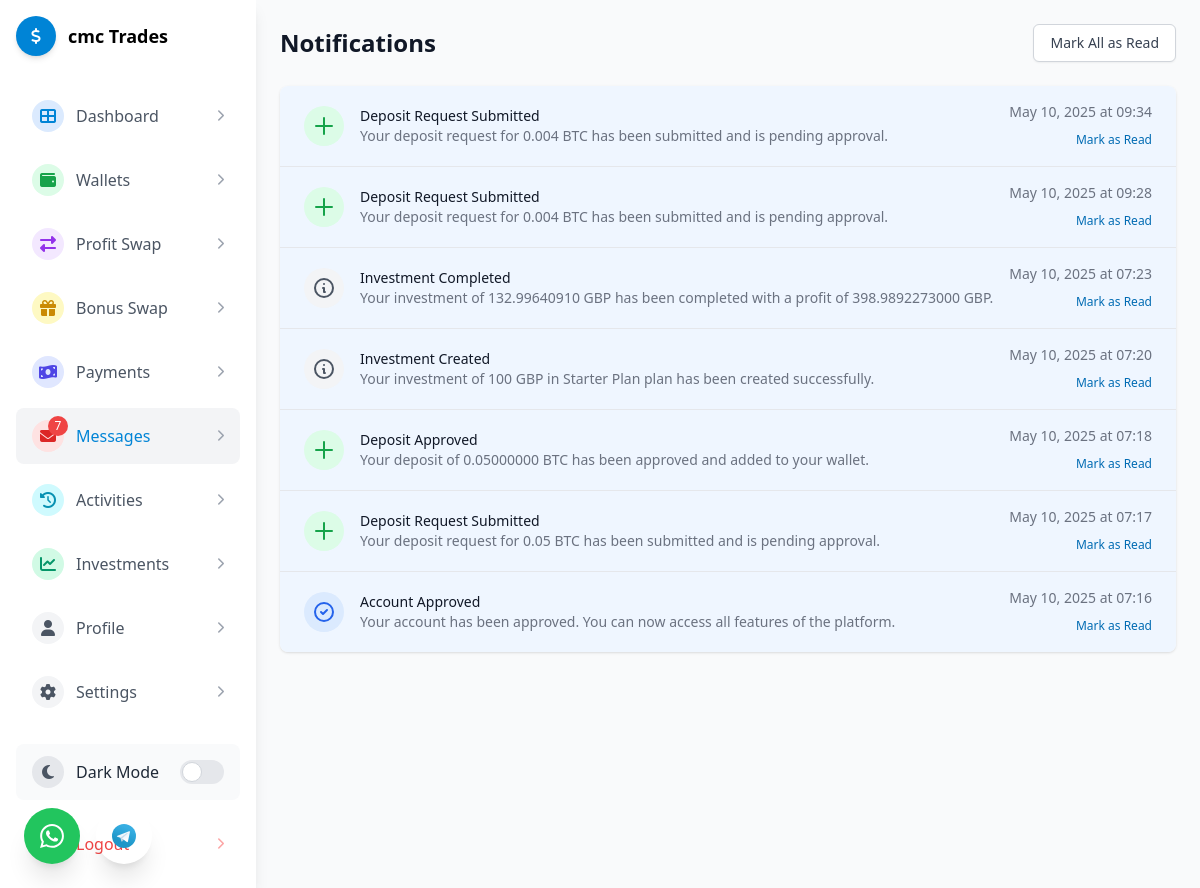
Page /notifications/ (signed in) on the earlier database version.
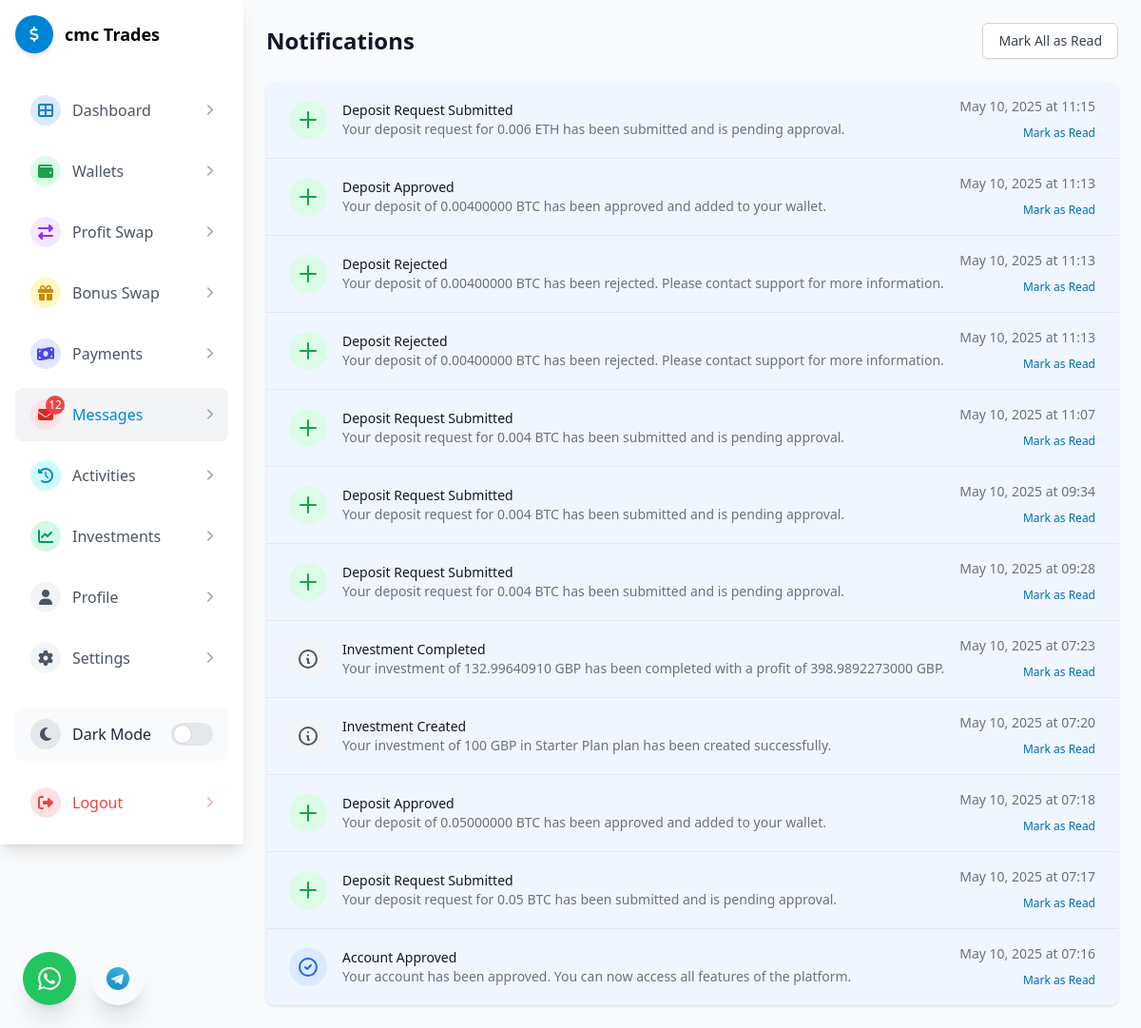
Same page on the later database version.
### notifications/models.py (models this page shows, shortened)
class Notification(models.Model):
    NOTIFICATION_TYPE_CHOICES = (
        ('deposit', 'Deposit'),
        ('withdrawal', 'Withdrawal'),
        ('approval', 'Approval'),
        ('kyc', 'KYC'),
        ('investment', 'Investment'),
        ('bonus', 'Bonus'),
        ('other', 'Other'),
    )
    user = models.ForeignKey('accounts.User', on_delete=models.CASCADE, related_name='notifications')
    notification_type = models.CharField(max_length=20, choices=NOTIFICATION_TYPE_CHOICES)
    title = models.CharField(max_length=100)
    message = models.TextField()
    is_read = models.BooleanField(default=False)
    created_at = models.DateTimeField(auto_now_add=True)
    class Meta:
        ordering = ['-created_at']

### notifications/views.py (the view)
# urls.py: path('notifications/', include('notifications.urls')),
@login_required
def notifications(request):
    if not request.user.profile.is_approved and not request.user.is_staff:
        return redirect('awaiting_approval')
    user_notifications = Notification.objects.filter(user=request.user).order_by('-created_at')
    context = {
        'notifications': user_notifications
    }
    return render(request, 'notifications/index.html', context)

### admin_panel/context_processors.py (called while the page is built)
def system_settings(request):
    return {
        'system_settings': get_system_settings()
    }

### admin_panel/models.py (called while the page is built)
    @classmethod
    def get_settings(cls):
        settings, created = cls.objects.get_or_create(pk=1)
        return settings

### admin_panel/utils.py (called while the page is built)
def get_system_settings(refresh=False):
    if not refresh:
        cached_settings = cache.get(SETTINGS_CACHE_KEY)
        if cached_settings:
            return cached_settings
    try:
        settings_obj = SystemSettings.get_settings()
        settings_dict = {}
        for field in settings_obj._meta.fields:
            field_name = field.name
            if field_name not in ['id', 'created_at', 'updated_at']:
                settings_dict[field_name] = getattr(settings_obj, field_name)
        cache.set(SETTINGS_CACHE_KEY, settings_dict, SETTINGS_CACHE_TIMEOUT)
        return settings_dict
    except Exception as e:
        logger.error(f"Error retrieving system settings: {str(e)}")
        return {}

### notifications/utils.py (called while the page is built)
def get_unread_notifications_count(user):
    return Notification.objects.filter(user=user, is_read=False).count()

### wallet/context_processors.py (called while the page is built)
def exchange_rates(request):
    return {
        'exchange_rates': get_exchange_rates()
    }

### notifications/templates/notifications/index.html (shortened to what the changed rows need)
{% extends 'dash_base.html' %}
{% load static %}
{% block content %}
<div class="flex-1 p-4 md:p-6">
    <div class="max-w-6xl mx-auto">
        <div class="flex justify-between items-center mb-6">
            <h1 class="text-2xl font-semibold text-gray-900 dark:text-white">Notifications</h1>
        </div>
        <div class="bg-white dark:bg-cardBg shadow overflow-hidden sm:rounded-lg">
            <ul class="divide-y divide-gray-200 dark:divide-gray-700">
                {% for notification in notifications %}
                <li class="{% if not notification.is_read %}bg-blue-50 dark:bg-blue-900/20{% endif %}">
                    <div class="px-4 py-4 sm:px-6">
                        <div class="flex items-center justify-between">
                            <div class="flex items-center">
                                <div class="flex-shrink-0 h-10 w-10 flex items-center justify-center rounded-full
                                    {% if notification.notification_type == 'deposit' %}bg-green-100 dark:bg-green-900/30{% elif notification.notification_type == 'withdrawal' %}bg-red-100 dark:bg-red-900/30{% elif notification.notification_type == 'approval' %}bg-blue-100 dark:bg-blue-900/30{% elif notification.notification_type == 'kyc' %}bg-yellow-100 dark:bg-yellow-900/30{% elif notification.notification_type == 'bonus' %}bg-purple-100 dark:bg-purple-900/30{% else %}bg-gray-100 dark:bg-gray-700{% endif %}">
                                    {% if notification.notification_type == 'deposit' %}
                                    <svg class="h-6 w-6 text-green-600 dark:text-green-400" xmlns="http://www.w3.org/2000/svg" fill="none" viewBox="0 0 24 24" stroke="currentColor">
                                        <path stroke-linecap="round" stroke-linejoin="round" stroke-width="2" d="M12 4v16m8-8H4" />
                                    </svg>
                                    {% elif notification.notification_type == 'withdrawal' %}
                                    <svg class="h-6 w-6 text-red-600 dark:text-red-400" xmlns="http://www.w3.org/2000/svg" fill="none" viewBox="0 0 24 24" stroke="currentColor">
                                        <path stroke-linecap="round" stroke-linejoin="round" stroke-width="2" d="M20 12H4" />
                                    </svg>
                                    {% elif notification.notification_type == 'approval' %}
                                    <svg class="h-6 w-6 text-blue-600 dark:text-blue-400" xmlns="http://www.w3.org/2000/svg" fill="none" viewBox="0 0 24 24" stroke="currentColor">
                                        <path stroke-linecap="round" stroke-linejoin="round" stroke-width="2" d="M9 12l2 2 4-4m6 2a9 9 0 11-18 0 9 9 0 0118 0z" />
                                    </svg>
                                    {% else %}
                                    <svg class="h-6 w-6 text-gray-600 dark:text-gray-400" xmlns="http://www.w3.org/2000/svg" fill="none" viewBox="0 0 24 24" stroke="currentColor">
                                        <path stroke-linecap="round" stroke-linejoin="round" stroke-width="2" d="M13 16h-1v-4h-1m1-4h.01M21 12a9 9 0 11-18 0 9 9 0 0118 0z" />
                                    </svg>
                                    {% endif %}
                                </div>
                                <div class="ml-4">
                                    <div class="text-sm font-medium text-gray-900 dark:text-white">
                                        {{ notification.title }}
                                    </div>
                                    <div class="text-sm text-gray-500 dark:text-gray-400">
                                        {{ notification.message }}
                                    </div>
                                </div>
                            </div>
                            <div class="ml-2 flex-shrink-0 flex">
                                <div class="flex flex-col items-end">
                                    <div class="text-sm text-gray-500 dark:text-gray-400">
                                        {{ notification.created_at|date:"M d, Y" }} at {{ notification.created_at|date:"H:i" }}
                                    </div>
                                    {% if not notification.is_read %}
                                    <form method="POST" action="{% url 'mark_read' notification.id %}" class="mt-1">
                                        <button type="submit" class="text-xs text-primary-600 dark:text-primary-400 hover:text-primary-900 dark:hover:text-primary-300">
                                            Mark as Read
                                        </button>
                                    </form>
                                    {% endif %}
                                </div>
                            </div>
                        </div>
                    </div>
                </li>
                {% endfor %}
            </ul>
        </div>
    </div>
</div>
{% endblock %}

### templates/dash_base.html (shortened to what the changed rows need)
<!DOCTYPE html>
<html lang="en">
<head>
    <script src="https://cdn.tailwindcss.com"></script>
    <link rel="stylesheet" href="https://cdnjs.cloudflare.com/ajax/libs/font-awesome/6.4.0/css/all.min.css">
</head>
<body class="bg-gray-50 dark:bg-darkBg transition-colors duration-200">
    <div class="flex flex-col md:flex-row min-h-screen">
        <div id="sidebar" class="hidden md:block w-full md:w-64 bg-white dark:bg-gray-800 p-4 shadow-lg fixed md:relative h-full z-50 flex flex-col">
            <nav class="flex-1 space-y-2 mb-6 overflow-y-auto">
                <a href="{% url 'notifications' %}" class="nav-item flex items-center px-4 py-3 text-gray-600 dark:text-gray-300 hover:bg-gray-100 dark:hover:bg-gray-700 rounded-lg transition-all duration-300 group {% if 'notifications' in request.path %}bg-gray-100 dark:bg-gray-700 text-primary-500 font-medium{% endif %}">
                    <div class="w-8 h-8 flex items-center justify-center rounded-full bg-red-100 dark:bg-red-900 text-red-600 dark:text-red-400 mr-3 relative">
                        <i class="fas fa-envelope {% if unread_notifications_count %}pulse-icon{% endif %}"></i>
                        {% if unread_notifications_count %}
                        <span class="absolute -top-1 -right-1 bg-red-500 text-white text-xs rounded-full h-5 w-5 flex items-center justify-center">{{ unread_notifications_count }}</span>
                        {% endif %}
                    </div>
                </a>
            </nav>
            <div class="mt-auto">
                <a href="{% url 'logout' %}" class="flex items-center px-4 py-3 text-red-500 hover:bg-red-50 dark:hover:bg-red-900/20 rounded-lg cursor-pointer transition-all duration-300 group">
                    <div class="w-8 h-8 flex items-center justify-center rounded-full bg-red-100 dark:bg-red-900/30 text-red-500 mr-3">
                        <i class="fas fa-sign-out-alt"></i>
                    </div>
                </a>
            </div>
        </div>
        {% block content %}{% endblock %}
    </div>
</body>
</html>

Differences in the rows shown:
added Notification: notification_type "deposit" (drawn), title "Deposit Request Submitted", message "Your deposit request for 0.006 ETH has been submitted and is pending approval.", created_at "May 10, 2025", created_at "11:15", is_read "Mark as Read"
added Notification: notification_type "deposit" (drawn), title "Deposit Approved", message "Your deposit of 0.00400000 BTC has been approved and added to your wallet.", created_at "May 10, 2025", created_at "11:13", is_read "Mark as Read"
added Notification: notification_type "deposit" (drawn), title "Deposit Rejected", message "Your deposit of 0.00400000 BTC has been rejected. Please contact support for more information.", created_at "May 10, 2025", created_at "11:13", is_read "Mark as Read"
added Notification: notification_type "deposit" (drawn), title "Deposit Rejected", message "Your deposit of 0.00400000 BTC has been rejected. Please contact support for more information.", created_at "May 10, 2025", created_at "11:13", is_read "Mark as Read"
added Notification: notification_type "deposit" (drawn), title "Deposit Request Submitted", message "Your deposit request for 0.004 BTC has been submitted and is pending approval.", created_at "May 10, 2025", created_at "11:07", is_read "Mark as Read"
Other differences:
{{ unread_notifications_count }}: "7" → "12"
